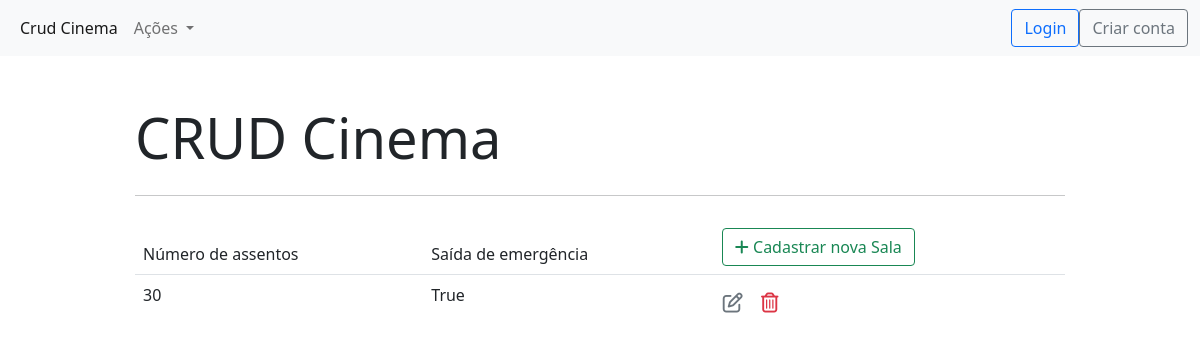
Before: /salas/ with the older database file.
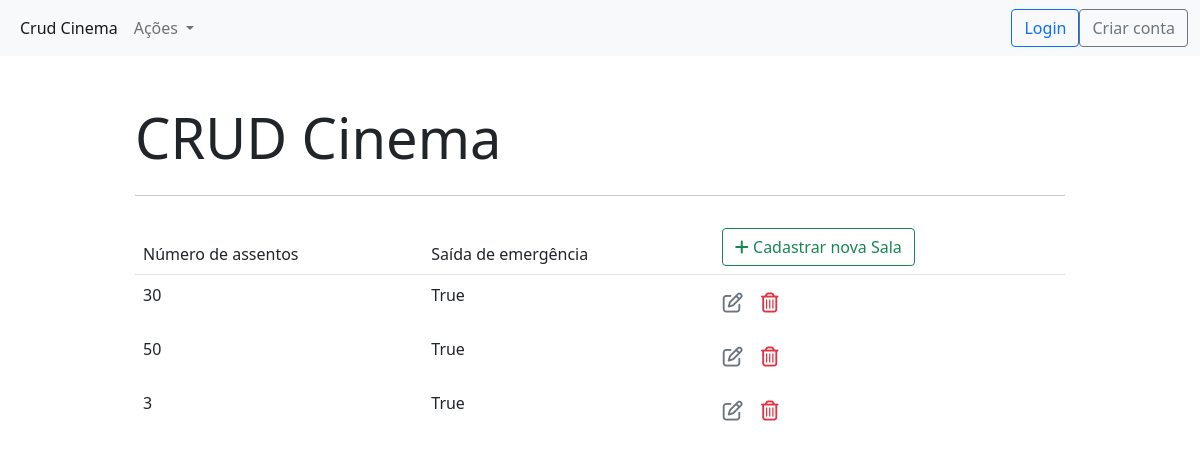
After: the same page with the newer database file.
### cinema_app/models.py (models this page shows, shortened)
class Sala(models.Model):
    numero_assentos = models.IntegerField(default=0)
    saida_emergencia = models.BooleanField()

### cinema_app/views.py (the view)
# urls.py: path('salas/', views.sala_list, name='sala_list'),
def sala_list(request):
    context = {'sala_list': Sala.objects.all()}
    return render(request, 'cinema_app/sala_list.html', context)

### cinema_app/templates/cinema_app/sala_list.html (shortened to what this page needs)
{% extends "cinema_app/base.html" %}
{% block content %}
<table class="table table-borderless">
    <thead class="border-bottom font-weight-bold">
        <tr>
            <td>Número de assentos</td>
            <td>Saída de emergência</td>
            <td>
                <a href="{% url 'sala_insert'%}" class="btn btn-outline-success">
                <i class="fas fa-plus"></i> Cadastrar nova Sala
            </a>
            </td>
        </tr>
    </thead>
    <tbody>
        {% for sala in sala_list %}
            <tr>
                <td>{{sala.numero_assentos}}</td>
                <td>{{sala.saida_emergencia}}</td>
                <td>
                    <a href="{% url 'sala_update' sala.id %}" class="btn text-secondary px-0">
                        <i class="far fa-edit fa-lg"></i>
                    </a>
                    <form action="{% url 'sala_delete' sala.id %}" method='POST' class="d-inline">
                        <button type="submit" class="btn">
                            <i class="far fa-trash-alt fa-lg text-danger float-right"></i>
                        </button>
                    </form>
                </td>
            </tr>
        {% endfor %}
    </tbody>
</table>
{% endblock content %}

Changed rows visible on the page:
added Sala: numero_assentos "50", saida_emergencia "True"
added Sala: numero_assentos "3", saida_emergencia "True"
